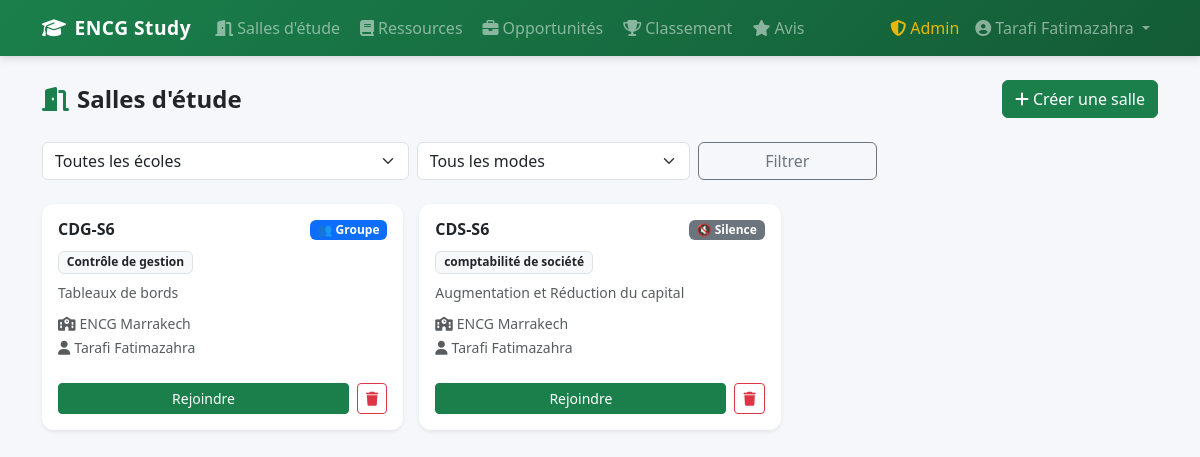
/rooms/ (signed in), run on the app's committed database.
### app/models.py (models this page shows, shortened)
class User(UserMixin, db.Model):
    id            = db.Column(db.Integer, primary_key=True)
    name          = db.Column(db.String(100), nullable=False)
    email         = db.Column(db.String(150), unique=True, nullable=False)
    password_hash = db.Column(db.String(256), nullable=False)
    school        = db.Column(db.String(100), nullable=False)
    created_at    = db.Column(db.DateTime, default=datetime.utcnow)
    is_admin      = db.Column(db.Boolean, default=False)   # ← NOUVEAU
    score               = db.Column(db.Integer, default=0)
    total_study_minutes = db.Column(db.Integer, default=0)
    bio                 = db.Column(db.String(300), default='')
    filiere             = db.Column(db.String(100), default='')
    resources      = db.relationship('Resource',     backref='uploader',  lazy=True)
    opportunities  = db.relationship('Opportunity',  backref='poster',    lazy=True)
    messages       = db.relationship('Message',      backref='author',    lazy=True)
    study_sessions = db.relationship('StudySession', backref='student',   lazy=True)
    votes_given    = db.relationship('ResourceVote', backref='voter',     lazy=True)
    applications   = db.relationship('Application',  backref='applicant', lazy=True)
    avis_donnes    = db.relationship('Avis',         backref='auteur',    lazy=True)
    @property
    def rank_badge(self):
        if self.score >= 500: return ('🏆', 'Diamant')
        if self.score >= 200: return ('🥇', 'Or')
        if self.score >= 100: return ('🥈', 'Argent')
        if self.score >= 50:  return ('🥉', 'Bronze')
        return ('📚', 'Débutant')

class StudyRoom(db.Model):
    id          = db.Column(db.Integer, primary_key=True)
    name        = db.Column(db.String(100), nullable=False)
    description = db.Column(db.String(300))
    mode        = db.Column(db.String(20), default='group')
    subject     = db.Column(db.String(100))
    school      = db.Column(db.String(100))
    creator_id  = db.Column(db.Integer, db.ForeignKey('user.id'), nullable=False)
    created_at  = db.Column(db.DateTime, default=datetime.utcnow)
    is_active   = db.Column(db.Boolean, default=True)
    creator  = db.relationship('User', foreign_keys=[creator_id])
    messages = db.relationship('Message', backref='room', lazy=True, cascade='all, delete-orphan')
    sessions = db.relationship('StudySession', backref='room', lazy=True)

### app/rooms/routes.py (the view)
@rooms_bp.route('/')
@login_required
def index():
    school_filter = request.args.get('school', '')
    mode_filter = request.args.get('mode', '')
    query = StudyRoom.query.filter_by(is_active=True)
    if school_filter:
        query = query.filter_by(school=school_filter)
    if mode_filter:
        query = query.filter_by(mode=mode_filter)
    rooms = query.order_by(StudyRoom.created_at.desc()).all()
    return render_template('rooms/index.html', rooms=rooms, schools=ENCG_SCHOOLS,
                           school_filter=school_filter, mode_filter=mode_filter)

### app/models.py (called while the page is built)
@login_manager.user_loader
def load_user(user_id):
    return User.query.get(int(user_id))

### app/templates/rooms/index.html (shortened to what this page needs)
{% extends 'base.html' %}
{% block content %}
<div class="d-flex justify-content-between align-items-center mb-4">
  <h4 class="fw-bold mb-0"><i class="fas fa-door-open me-2 text-primary"></i>Salles d'étude</h4>
  <a href="{{ url_for('rooms.create') }}" class="btn btn-primary">
    <i class="fas fa-plus me-1"></i>Créer une salle
  </a>
</div>
<form class="row g-2 mb-4" method="GET">
  <div class="col-md-4">
    <select name="school" class="form-select">
      <option value="">Toutes les écoles</option>
    </select>
  </div>
  <div class="col-md-3">
    <select name="mode" class="form-select">
      <option value="">Tous les modes</option>
    </select>
  </div>
  <div class="col-md-2">
    <button type="submit" class="btn btn-outline-secondary w-100">Filtrer</button>
  </div>
</form>
{% if rooms %}
<div class="row g-3">
  {% for room in rooms %}
  <div class="col-md-4">
    <div class="card h-100 shadow-sm room-card">
      <div class="card-body">
        <div class="d-flex justify-content-between align-items-start mb-2">
          <h6 class="fw-semibold mb-0">{{ room.name }}</h6>
          <span class="badge {{ 'bg-primary' if room.mode == 'group' else 'bg-secondary' }}">
            {{ '👥 Groupe' if room.mode == 'group' else '🔇 Silence' }}
          </span>
        </div>
        {% if room.subject %}
        <small class="badge bg-light text-dark border">{{ room.subject }}</small>
        {% endif %}
        <p class="text-muted small mt-2 mb-2">{{ room.description or 'Aucune description.' }}</p>
        <small class="text-muted">
          <i class="fas fa-school me-1"></i>{{ room.school or 'Toutes écoles' }}<br>
          <i class="fas fa-user me-1"></i>{{ room.creator.name }}
        </small>
      </div>
      <div class="card-footer d-flex gap-2 bg-transparent border-0 pb-3">
        <a href="{{ url_for('rooms.room', room_id=room.id) }}" class="btn btn-sm btn-primary flex-grow-1">
          Rejoindre
        </a>
        {% if room.creator_id == current_user.id %}
        <form method="POST" action="{{ url_for('rooms.delete_room', room_id=room.id) }}"
              onsubmit="return confirm('Supprimer cette salle ?')">
          <button class="btn btn-sm btn-outline-danger">
            <i class="fas fa-trash"></i>
          </button>
        </form>
        {% endif %}
      </div>
    </div>
  </div>
  {% endfor %}
</div>
{% else %}
<div class="text-center py-5 text-muted">
  <i class="fas fa-door-open fa-3x mb-3 opacity-25"></i>
  <p>Aucune salle disponible. Soyez le premier à en créer une !</p>
  <a href="{{ url_for('rooms.create') }}" class="btn btn-primary">Créer une salle</a>
</div>
{% endif %}
{% endblock %}

### app/templates/base.html (shortened to what this page needs)
<!DOCTYPE html>
<html lang="fr">
<head>
  <link href="https://cdn.jsdelivr.net/npm/bootstrap@5.3.2/dist/css/bootstrap.min.css" rel="stylesheet">
  <link href="https://cdnjs.cloudflare.com/ajax/libs/font-awesome/6.5.0/css/all.min.css" rel="stylesheet">
  <link href="{{ url_for('static', filename='css/style.css') }}" rel="stylesheet">
</head>
<body>
{% if current_user.is_authenticated %}
<nav class="navbar navbar-expand-lg navbar-dark">
  <div class="container">
    <a class="navbar-brand fw-bold" href="{{ url_for('main.home') }}">
      <i class="fas fa-graduation-cap me-2"></i>ENCG Study
    </a>
    <div class="collapse navbar-collapse" id="nav">
      <ul class="navbar-nav me-auto gap-1">
        <li class="nav-item">
          <a class="nav-link" href="{{ url_for('rooms.index') }}">
            <i class="fas fa-door-open me-1"></i>Salles d'étude
          </a>
        </li>
        <li class="nav-item">
          <a class="nav-link" href="{{ url_for('resources.index') }}">
            <i class="fas fa-book me-1"></i>Ressources
          </a>
        </li>
        <li class="nav-item">
          <a class="nav-link" href="{{ url_for('opportunities.index') }}">
            <i class="fas fa-briefcase me-1"></i>Opportunités
          </a>
        </li>
        <li class="nav-item">
          <a class="nav-link" href="{{ url_for('leaderboard.index') }}">
            <i class="fas fa-trophy me-1"></i>Classement
          </a>
        </li>
        <li class="nav-item">
          <a class="nav-link" href="{{ url_for('avis.index') }}">
            <i class="fas fa-star me-1"></i>Avis
          </a>
        </li>
      </ul>
      <ul class="navbar-nav">
        {% if current_user.is_admin %}
        <li class="nav-item">
          <a class="nav-link text-warning" href="{{ url_for('admin.index') }}">
            <i class="fas fa-shield-alt me-1"></i>Admin
          </a>
        </li>
        {% endif %}
        <li class="nav-item dropdown">
          <a class="nav-link dropdown-toggle" href="#" data-bs-toggle="dropdown">
            <i class="fas fa-user-circle me-1"></i>{{ current_user.name }}
          </a>
        </li>
      </ul>
    </div>
  </div>
</nav>
{% endif %}
<main class="{% if current_user.is_authenticated %}container py-4{% endif %}">
  {% block content %}{% endblock %}
</main>
</body>
</html>

### app/static/css/style.css (style rules this page uses)
:root { --encg-green: #1a7f4b; --encg-green-light: #e8f5ee; --encg-green-dark: #145c36; }
body { background-color: #f5f7fa; font-family: 'Segoe UI', sans-serif; }
.navbar { background: linear-gradient(135deg, var(--encg-green), var(--encg-green-dark)) !important; box-shadow: 0 2px 8px rgba(0,0,0,0.15); }
.navbar-brand { font-size: 1.2rem; letter-spacing: 0.5px; }
.nav-link { opacity: 0.9; }
.card { border-radius: 12px; border: none; }
.btn-primary { background-color: var(--encg-green); border-color: var(--encg-green); }
.text-primary { color: var(--encg-green) !important; }

### data on the page
User: name "Tarafi Fatimazahra"
StudyRoom: name "CDG-S6", mode "👥 Groupe", subject "Contrôle de gestion", description "Tableaux de bords", school "ENCG Marrakech", creator.name "Tarafi Fatimazahra"
StudyRoom: name "CDS-S6", mode "🔇 Silence", subject "comptabilité de société", description "Augmentation et Réduction du capital", school "ENCG Marrakech", creator.name "Tarafi Fatimazahra"
